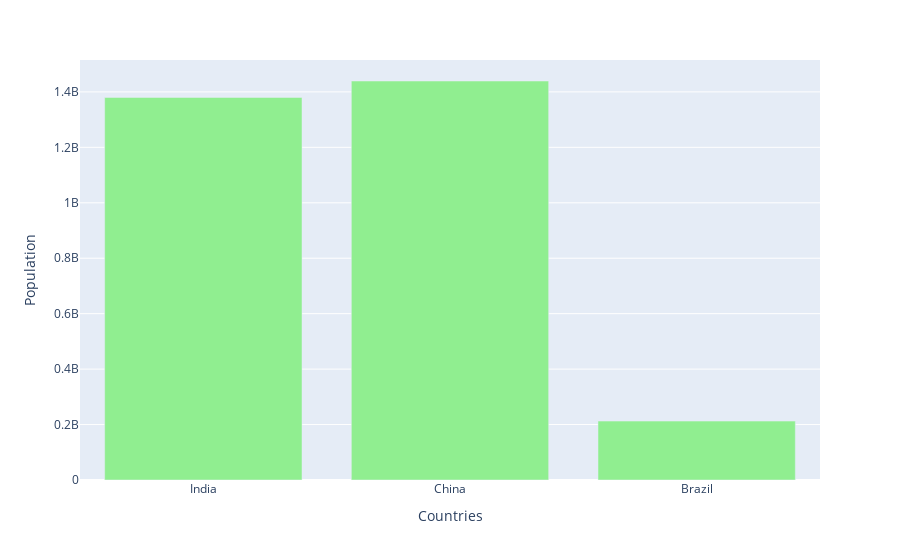

Notebook code cell kept with this figure:
### Code cell
fig = px.bar(
    df_plot,
    x='country',      # the x-axis
    y=2020.0,         # the y-axis (population for 2020)
    color_discrete_sequence=['lightgreen']
)
fig.update_layout(
    xaxis_title='Countries',
    yaxis_title='Population'
)
fig.show()

### Figure 1 — Plotly figure (JSON) as saved in the notebook; plotly's stock layout.template omitted (floating-point values rounded to 4 significant figures)
{"data": [{"alignmentgroup": "True", "hovertemplate": "country=%{x}<br>2020.0=%{y}<extra></extra>", "legendgroup": "", "marker": {"color": "lightgreen", "pattern": {"shape": ""}}, "name": "", "offsetgroup": "", "orientation": "v", "showlegend": false, "textposition": "auto", "type": "bar", "x": ["India", "China", "Brazil"], "xaxis": "x", "y": [1380004385, 1439323776, 212559417], "yaxis": "y"}], "layout": {"barmode": "relative", "legend": {"tracegroupgap": 0}, "margin": {"t": 60}, "xaxis": {"anchor": "y", "domain": [0, 1], "title": {"text": "Countries"}}, "yaxis": {"anchor": "x", "domain": [0, 1], "title": {"text": "Population"}}}}
